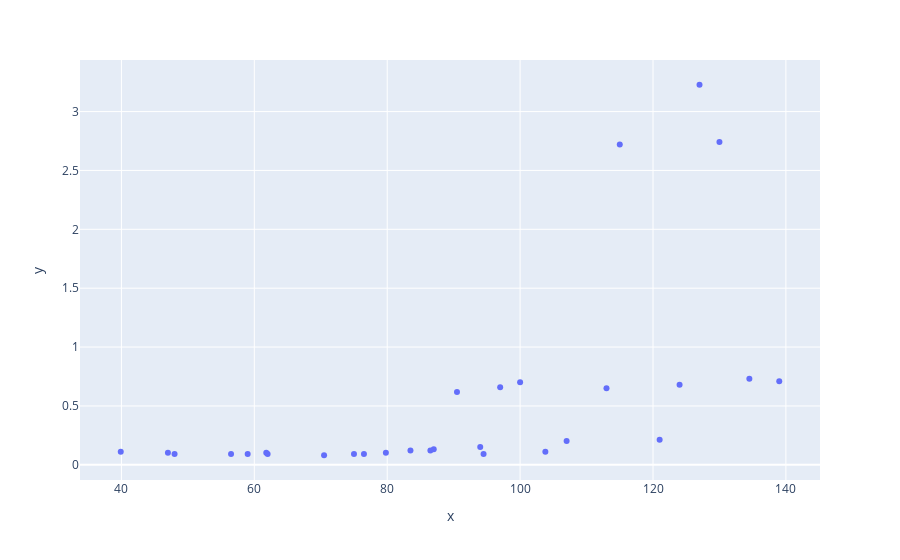

Notebook source saved alongside this figure:
### Code cell
def find_zeros(x, y):
    return x[y == 0]

def find_phase_diff(df, w):
    p_0 = lab_tools.findzeros(df['t'], df['x'])[0][0]
    p_1 = lab_tools.findzeros(df['t'], df['y'])[0][0]
    # p_0 = find_zeros(np.array(df['t']), np.array(df['x']))[0]
    # p_1 = find_zeros(np.array(df['t']), np.array(df['y']))[0]

    delta_p = w * (p_1 - p_0)
    return delta_p

phases = []
temps = []

for k,df in termo_dict.items():
    val = find_phase_diff(df, lab_tools.Constants.Termo.f_in)
    print(val)
    phases.append(val)
    temps.append(float(k))

px.scatter(x=temps, y=phases)

### Figure 1 — Plotly figure (JSON) as saved in the notebook; plotly's stock layout.template omitted (floating-point values rounded to 4 significant figures)
{"data": [{"hovertemplate": "x=%{x}<br>y=%{y}<extra></extra>", "legendgroup": "", "marker": {"color": "#636efa", "symbol": "circle"}, "mode": "markers", "name": "", "orientation": "v", "showlegend": false, "type": "scatter", "x": [97, 90.5, 61.8, 94, 76.5, 56.5, 47, 94.5, 39.9, 70.5, 87, 121, 79.8, 124, 130, 127, 134.5, 100, 115, 139, 103.8, 86.5, 107, 113, 75, 48, 62, 83.5, 59], "xaxis": "x", "y": [0.6598, 0.6192, 0.1015, 0.1523, 0.09135, 0.09135, 0.1015, 0.09135, 0.1117, 0.0812, 0.132, 0.2132, 0.1015, 0.6801, 2.741, 3.228, 0.7308, 0.7004, 2.72, 0.7105, 0.1117, 0.1218, 0.203, 0.6496, 0.09135, 0.09135, 0.09135, 0.1218, 0.09135], "yaxis": "y"}], "layout": {"legend": {"tracegroupgap": 0}, "margin": {"t": 60}, "xaxis": {"anchor": "y", "domain": [0, 1], "title": {"text": "x"}}, "yaxis": {"anchor": "x", "domain": [0, 1], "title": {"text": "y"}}}}
